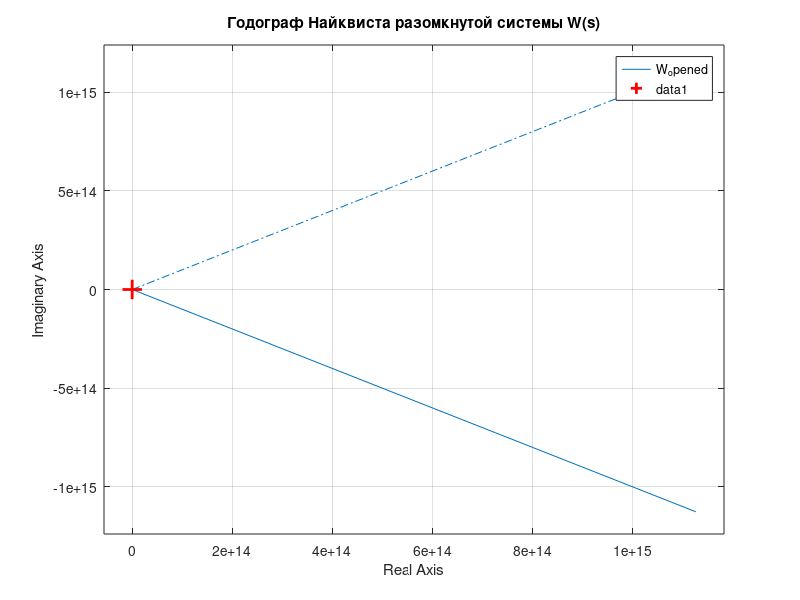

Write MATLAB code to recreate this figure. (Note: this script raises an error after producing the figure.)
clc;
clear;
close all;

s = tf('s');
W_opened = 1 / (8*s^3 + 4*s^2 + 2*s + 1);
W_closed = feedback(W_opened, 1);
display(W_closed);

%% Построение годографа Найквиста
figure('Color', 'w');
nyquist(W_opened);
grid on; hold on;
plot(-1, 0, 'r+', 'MarkerSize', 14, 'LineWidth', 2);
title('Годограф Найквиста разомкнутой системы W(s)');
hold off;

%% Построение кривой Михайлова
[num, den] = tfdata(W_closed, 'v');
D = round(den, 10);
 
w = 0:0.01:1;              
Djw = polyval(D, 1i*w);
 
figure('Color', 'w');
plot(real(Djw), imag(Djw), 'b-', 'LineWidth', 1.8); hold on;
plot(real(Djw(1)), imag(Djw(1)), 'go', 'MarkerFaceColor', 'g', ...
     'MarkerSize', 8);
plot(real(Djw(end)), imag(Djw(end)), 'rs', 'MarkerFaceColor', 'r', ...
     'MarkerSize', 8);
 
text(real(Djw(1)),   imag(Djw(1)),   '  \omega = 0',   'Color', 'g');
text(real(Djw(end)), imag(Djw(end)), '  \omega = max', 'Color', 'r');
 
plot([0 0], [min(imag(Djw)) max(imag(Djw))], 'k:', 'LineWidth', 0.8);
plot([min(real(Djw)) max(real(Djw))], [0 0], 'k:', 'LineWidth', 0.8);
 
grid on; box on;
xlabel('Re D(j\omega)');
ylabel('Im D(j\omega)');
title('Кривая Михайлова D(j\omega)');
axis equal;

%% Прямая проверка устойчивости
t = 0:0.01:120;

[y_open, t_open] = step(W_opened, t);
[y_closed, t_closed] = step(W_closed, t);

figure('Color', 'w');
plot(t_open, y_open, 'b-', 'LineWidth', 1);
grid on;
title('Переходный процесс разомкнутой системы');
xlabel('Время, с'); ylabel('Амплитуда');

figure('Color', 'w');
plot(t_closed, y_closed, 'r-', 'LineWidth', 1);
grid on;
title('Переходный процесс замкнутой системы');
xlabel('Время, с'); ylabel('Амплитуда');

figure('Color', 'w');
plot(t_open, y_open, 'b-', 'LineWidth', 1); hold on;
plot(t_closed, y_closed, 'r--', 'LineWidth', 1);
grid on;
title('Сравнение переходных процессов');
xlabel('Время, с'); ylabel('Амплитуда');
legend('Разомкнутая система', 'Замкнутая система', 'Location', 'best');
xlim([0 50]);

[~, den_open] = tfdata(W_opened, 'v');
[~, den_closed] = tfdata(W_closed, 'v');

roots_open = roots(den_open);
roots_closed = roots(den_closed);

fprintf("Корни разомкнутой системы\n")
disp(roots_open);

fprintf("Корни замкнутой системы\n")
disp(roots_closed);
